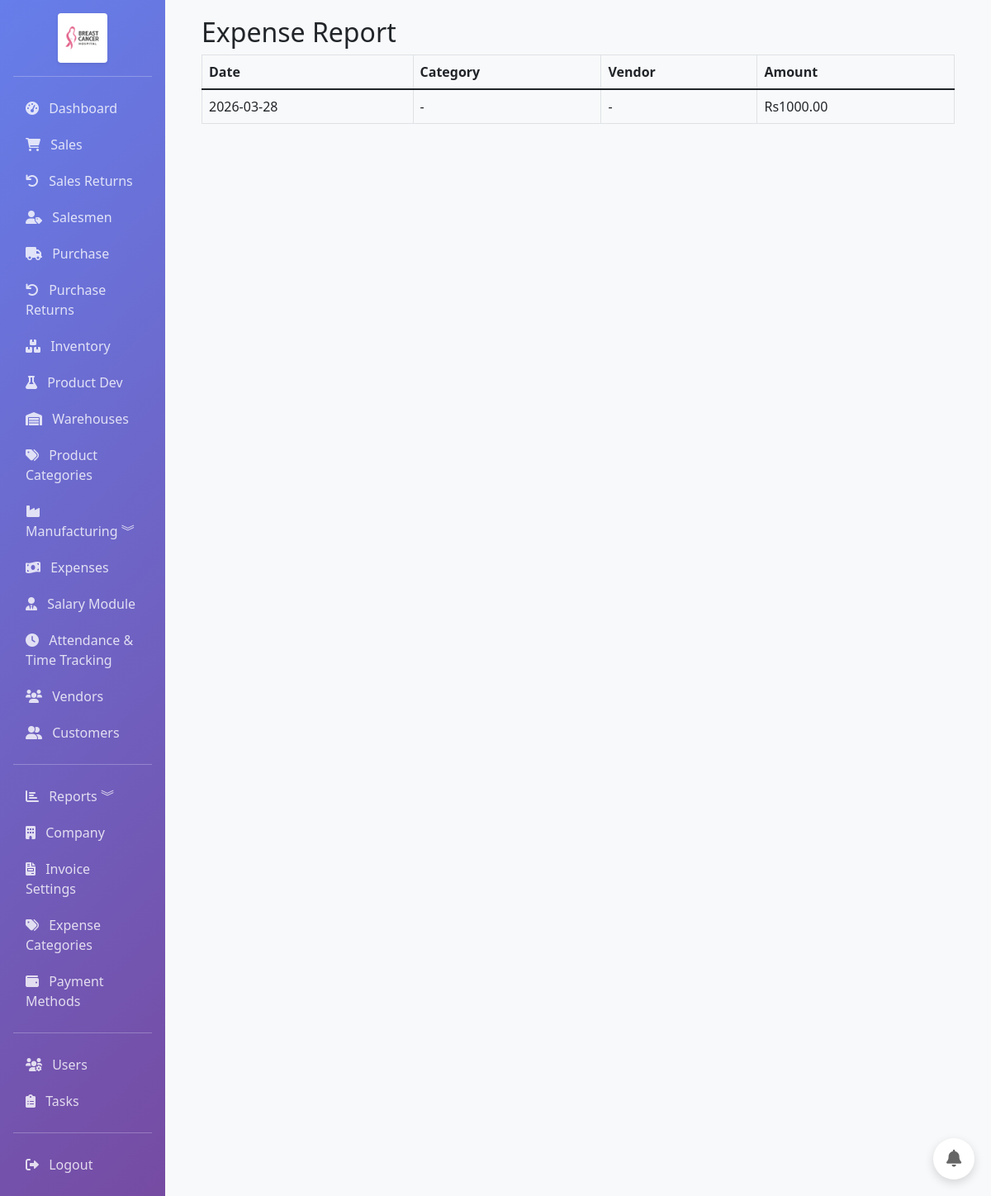
Page /accounting/reports/expense (signed in) on the earlier database version.
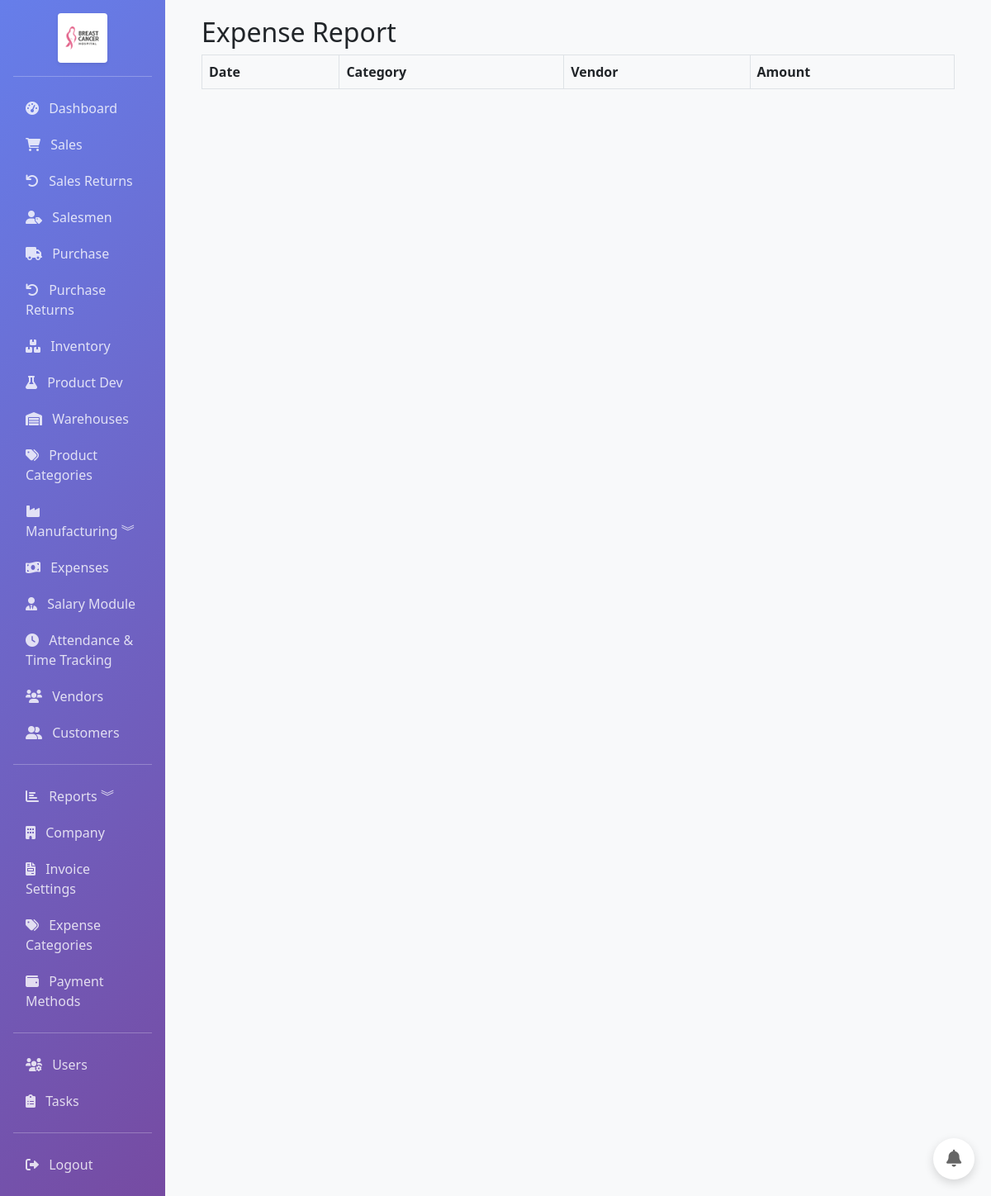
Same page on the later database version.
### app/models.py (models this page shows, shortened)
class Expense(db.Model):
    __tablename__ = 'expenses'
    id = db.Column(db.Integer, primary_key=True)
    expense_number = db.Column(db.String(50), unique=True, index=True)
    date = db.Column(db.DateTime, default=datetime.utcnow, index=True)
    category_id = db.Column(db.Integer, db.ForeignKey('expense_categories.id'), index=True)
    vendor_id = db.Column(db.Integer, db.ForeignKey('vendors.id'), index=True, nullable=True)
    description = db.Column(db.Text)
    amount = db.Column(db.Float, nullable=False)
    payment_method = db.Column(db.String(50))
    reference = db.Column(db.String(100))
    bill_image_path = db.Column(db.String(255))  # Path to bill image
    notes = db.Column(db.Text)
    is_bom_overhead = db.Column(db.Boolean, default=False)
    product_id = db.Column(db.Integer, db.ForeignKey('products.id'), nullable=True)
    bom_id = db.Column(db.Integer, db.ForeignKey('boms.id'), nullable=True)
    mo_id = db.Column(db.Integer, db.ForeignKey('manufacturing_orders.id'), nullable=True)
    created_by = db.Column(db.Integer, db.ForeignKey('users.id'))
    created_at = db.Column(db.DateTime, default=datetime.utcnow)
    is_monthly_divided = db.Column(db.Boolean, default=False)  # Whether expense is divided across month
    monthly_start_date = db.Column(db.Date)  # Start date for monthly distribution
    monthly_end_date = db.Column(db.Date)  # End date for monthly distribution
    daily_amount = db.Column(db.Float, default=0)  # Calculated daily amount
    vendor = db.relationship('Vendor', backref='expenses', lazy=True)
    product = db.relationship('Product', backref='overhead_expenses', lazy=True)
    bom = db.relationship('BOM', backref='overhead_expenses', lazy=True)
    manufacturing_order = db.relationship('ManufacturingOrder', backref='overhead_expenses', lazy=True)

### app/routes/accounting.py (the view)
@bp.route('/reports/expense')
@login_required
def report_expense():
    expenses = Expense.query.order_by(Expense.date.desc()).all()
    return render_template('accounting/report_expense.html', expenses=expenses)

### app/models.py (called while the page is built)
    @property
    def is_admin(self):
        return self.role == 'admin'

### app/templates/accounting/report_expense.html (shortened to what this page needs)
{% extends "base.html" %}
{% block content %}
<div class="container-fluid">
  <h2>Expense Report</h2>
  <div class="table-responsive">
    <table class="table table-bordered">
      <thead><tr><th>Date</th><th>Category</th><th>Vendor</th><th>Amount</th></tr></thead>
      <tbody>
      {% for e in expenses %}
      <tr>
        <td>{{ e.date.strftime('%Y-%m-%d') }}</td>
        <td>{{ e.category.name if e.category else '-' }}</td>
        <td>{{ e.vendor.name if e.vendor else '-' }}</td>
        <td>Rs{{ '%.2f'|format(e.amount) }}</td>
      </tr>
      {% endfor %}
      </tbody>
    </table>
  </div>
</div>
{% endblock %}

Differences in the rows shown:
removed Expense: date "2026-03-28", category "-", vendor "-", amount "1000.00"
